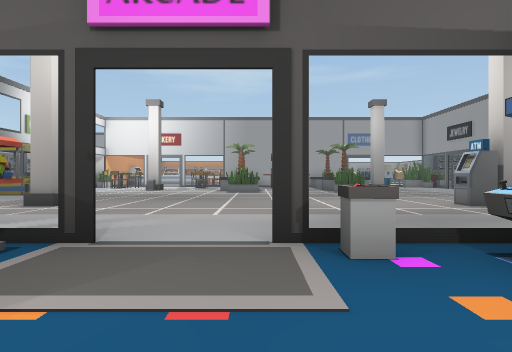
[1] (above)

20 first-person views from a walk through a 3-D level made in the Unity game engine. The camera is 1.4 m above the floor, looks level and sees 75° across. The floor is counted in squares, 2 m on a side. Each view is taken from the middle of a square. On the plan, view 1 faces up. The plan holds only what a view shows up to about 10 squares ahead; the rest is blank. The place goes on beyond the plan.

[2]
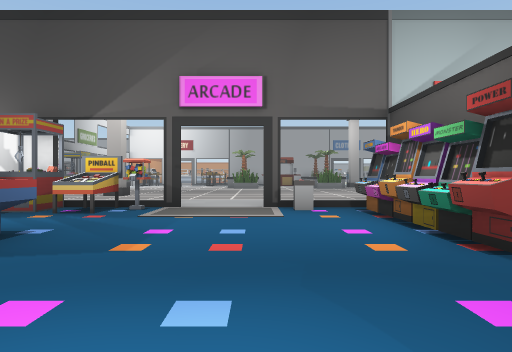

[3]
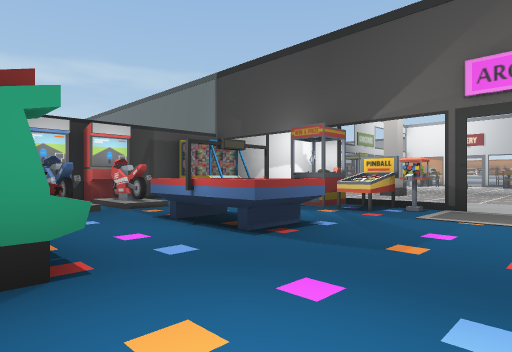

[4]
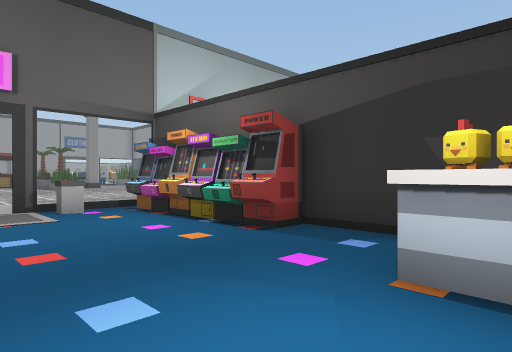

[5]
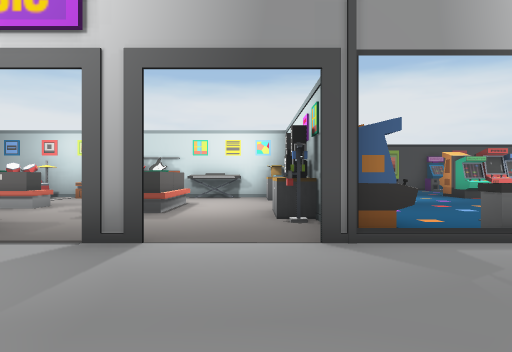

[6]
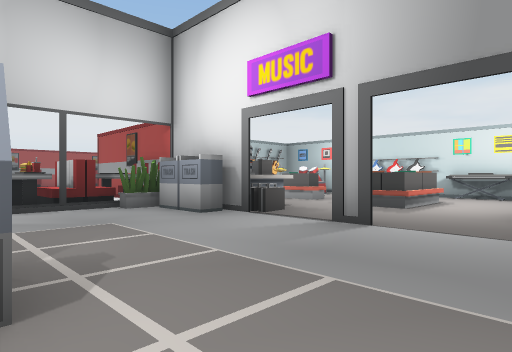

[7]
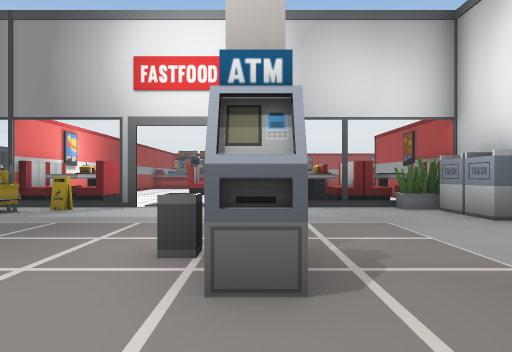

[8]
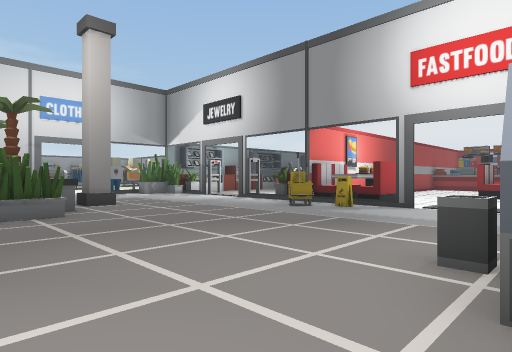

[9]
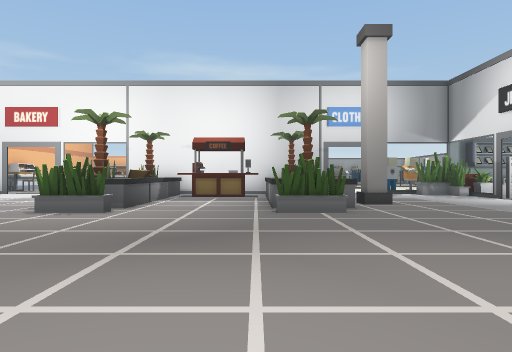

[10]
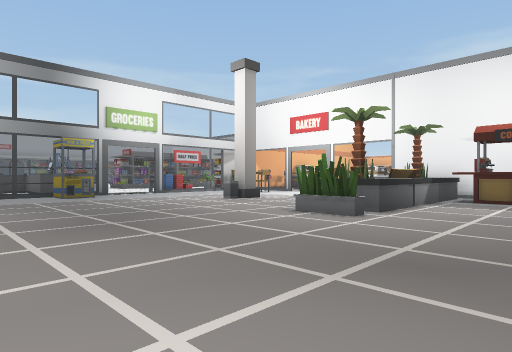

[11]
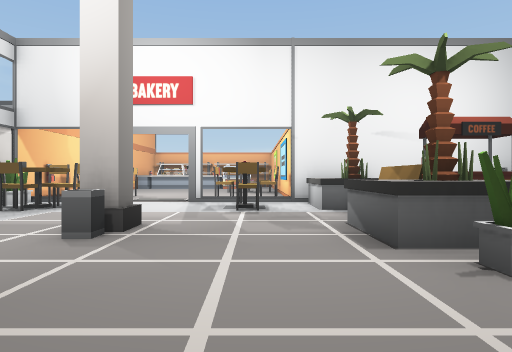

[12]
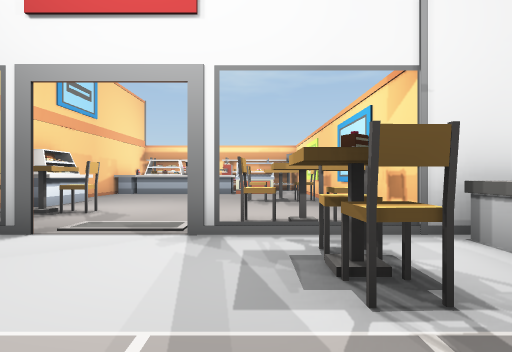

[13]
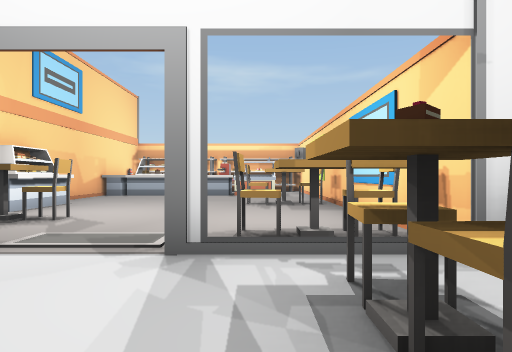

[14]
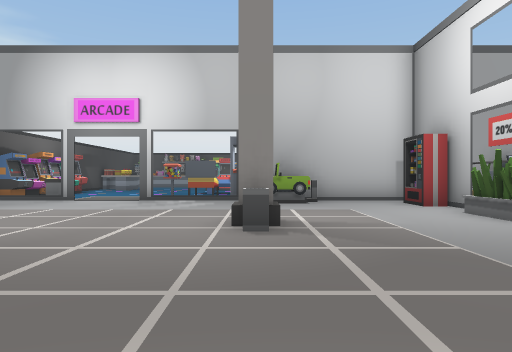

[15]
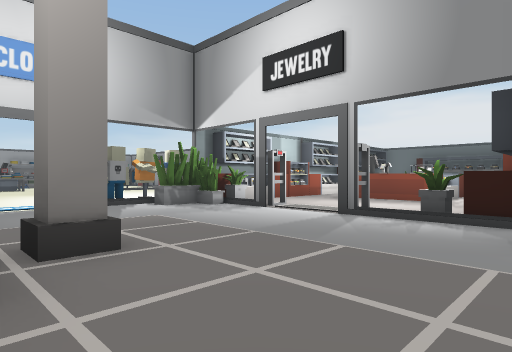

[16]
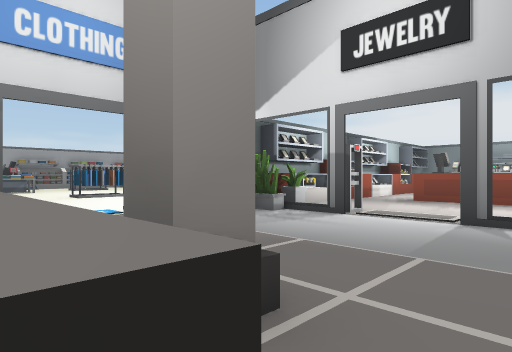

[17]
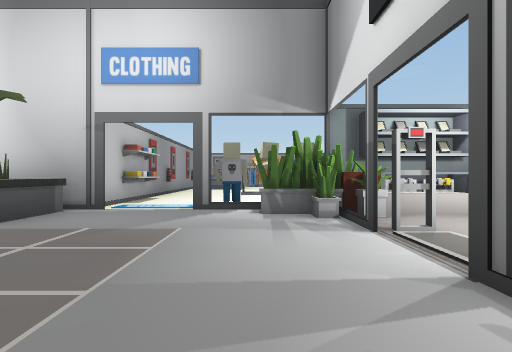

[18]
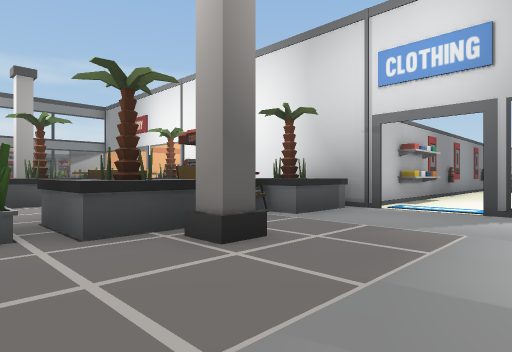

[19]
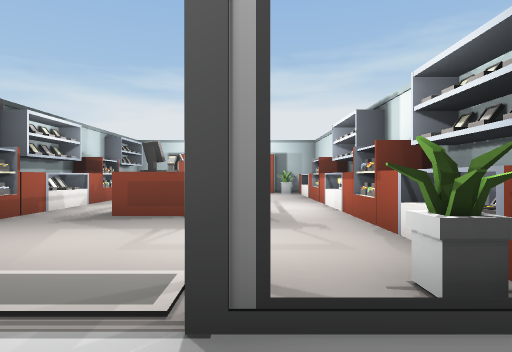

[20]
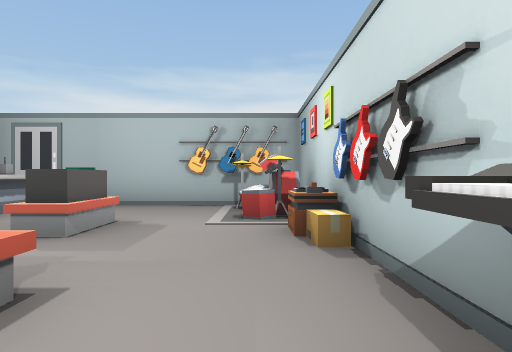

### Floor plan
Key: @ floor where view 1 was taken; # wall or solid block; x gap in a wall; . floor; / step, stairs or slope; ^ raised ledge; O other object.
Columns run from 9 left of view 1 to 19 right of it. Each row starts with its distance up from view 1.
 28 ... ...#
 27 #......#
 26 #....OO#
 25 #......#      #....
 24 OO.....#      ##...
 23 OO.....#      ##...
 22   ...OO#      #../#/
 21 #/#.#//#^## #^x..#/O#########
 20 ##....O.^^#  ^^....OO.......
 19  ##...O.^^## ^^...........
 18  .......^^...^......#...#
 17   ......^^...^^.........#
 16    .#...^^...^^#....#...#^^.
 15    .................O........
 14    .....##...#......#########
 13   .................#OO
 12  ..................#OO
 11  ..................#..
 10  ....................    O
  9  ...................     O
  8 #...#.........O#
  7 #...................^^
  6 #...................#^
  5 #..................#^^
  4 #.OOO..#.#.....#..##^^
  3 ##^ #.^...#x#....^^   #
  2  #^ .......^#....^# #^#
  1     .......^#.........#
  0 #//.^^^..@.^#..OO.....#
 -1 ###.^^^....##..OO.OO..#
 -2  ##.........#.........#
 -3     .......^#.......#^#
 -4       #...^^  #########

Positions as (right, up) in squares from view 1, and headings:
1: (0, 0), facing up
2: (0, -4), facing up
3: (0, -4), facing up-left
4: (-1, -4), facing up-right
5: (4, 7), facing down
6: (3, 8), facing down-right
7: (3, 8), facing right
8: (3, 8), facing up-right
9: (3, 8), facing up
10: (3, 9), facing up-left
11: (-3, 12), facing up
12: (-4, 17), facing up
13: (-4, 18), facing up
14: (-5, 13), facing down
15: (5, 13), facing up-right
16: (5, 15), facing up-right
17: (9, 14), facing up
18: (9, 14), facing up-left
19: (9, 16), facing right
20: (5, -3), facing right
